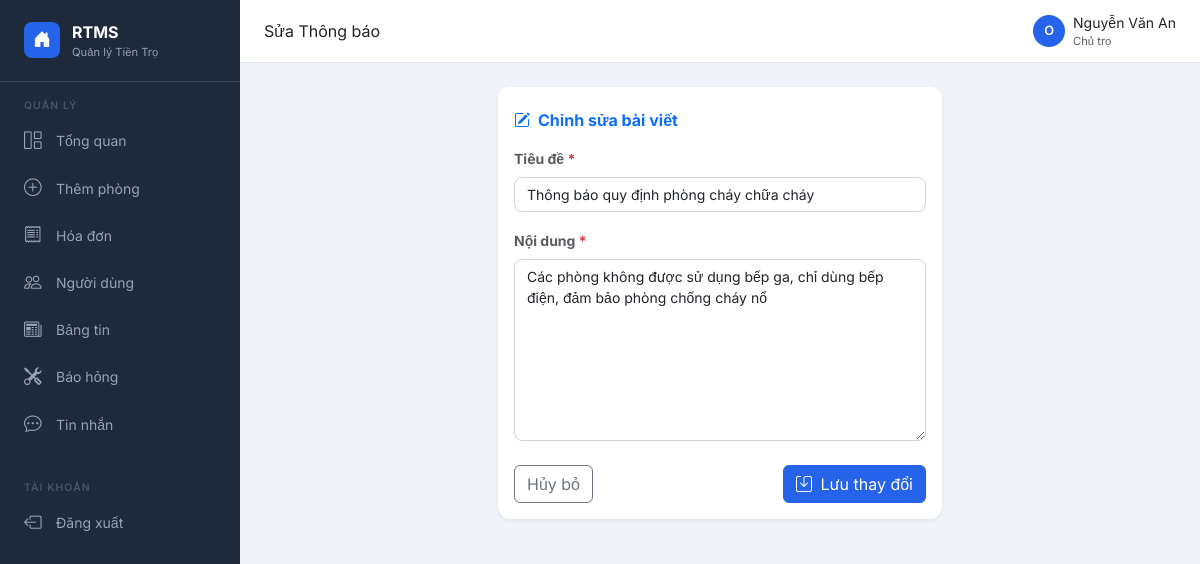
/posts/1/edit/ (signed in), run on the app's committed database.
### rooms/models.py (models this page shows, shortened)
class Post(models.Model):
    owner = models.ForeignKey(User, on_delete=models.CASCADE, related_name='posts', verbose_name='Chủ trọ')
    title = models.CharField(max_length=255, verbose_name='Tiêu đề')
    content = models.TextField(verbose_name='Nội dung')
    created_at = models.DateTimeField(auto_now_add=True)
    updated_at = models.DateTimeField(auto_now=True)
    class Meta:
        db_table = 'app_post'
        verbose_name = 'Bài viết'
        verbose_name_plural = 'Danh sách bài viết'
        ordering = ['-created_at']

### rooms/views.py (the view, shortened to what this page needs)
# urls.py: path('posts/<int:post_id>/edit/', views.post_edit, name='post_edit'),
@login_required
def post_edit(request, post_id):
    if not request.user.profile.is_owner():
        return redirect('dashboard')
    post = get_object_or_404(Post, id=post_id, owner=request.user)
    return render(request, 'rooms/post_edit.html', {'post': post})

### accounts/models.py (called while the page is built)
    def is_owner(self):
        return self.role == 'owner'

### templates/rooms/post_edit.html (shortened to what this page needs)
{% extends 'base.html' %}
{% block page_title %}Sửa Thông báo{% endblock %}
{% block content %}
<div class="row">
    <div class="col-md-6 mx-auto">
        <div class="card shadow-sm border-0 mb-4">
            <div class="card-header bg-white border-bottom-0 pt-4 pb-0">
                <h6 class="fw-bold text-primary mb-0"><i class="bi bi-pencil-square me-2"></i>Chỉnh sửa bài viết</h6>
            </div>
            <div class="card-body">
                <form method="POST">
                    <div class="mb-3">
                        <label class="form-label text-muted small fw-bold">Tiêu đề <span class="text-danger">*</span></label>
                        <input type="text" name="title" class="form-control" value="{{ post.title }}" required>
                    </div>
                    <div class="mb-3">
                        <label class="form-label text-muted small fw-bold">Nội dung <span class="text-danger">*</span></label>
                        <textarea name="content" class="form-control" rows="8" required>{{ post.content }}</textarea>
                    </div>
                    <div class="d-flex justify-content-between mt-4">
                        <a href="{% url 'post_list' %}" class="btn btn-outline-secondary">Hủy bỏ</a>
                        <button type="submit" class="btn btn-primary">
                            <i class="bi bi-save me-1"></i> Lưu thay đổi
                        </button>
                    </div>
                </form>
            </div>
        </div>
    </div>
</div>
{% endblock %}

### templates/base.html (shortened to what this page needs)
<!DOCTYPE html>
<html lang="vi">
<head>
    <link href="https://cdn.jsdelivr.net/npm/bootstrap@5.3.0/dist/css/bootstrap.min.css" rel="stylesheet">
    <link href="https://cdn.jsdelivr.net/npm/bootstrap-icons@1.11.0/font/bootstrap-icons.css" rel="stylesheet">
</head>
<body>
    {% if user.is_authenticated %}
    <nav class="sidebar">
        <div class="sidebar-brand">
            <div class="brand-icon"><i class="bi bi-house-door-fill"></i></div>
            <div>
                <div class="brand-name">RTMS</div>
                <div class="brand-sub">Quản lý Tiền Trọ</div>
            </div>
        </div>
        <div class="sidebar-section-title">Quản lý</div>
        <ul class="nav flex-column">
            {% if user.profile.is_owner %}
                <li class="nav-item">
                    <a href="{% url 'dashboard' %}"
                        class="nav-link {% if request.resolver_match.url_name == 'dashboard' %}active{% endif %}">
                        <i class="bi bi-grid-1x2"></i> Tổng quan
                    </a>
                </li>
                <li class="nav-item">
                    <a href="{% url 'room_create' %}"
                        class="nav-link {% if request.resolver_match.url_name == 'room_create' %}active{% endif %}">
                        <i class="bi bi-plus-circle"></i> Thêm phòng
                    </a>
                </li>
                <li class="nav-item">
                    <a href="{% url 'invoice_list' %}"
                        class="nav-link {% if request.resolver_match.url_name == 'invoice_list' %}active{% endif %}">
                        <i class="bi bi-receipt"></i> Hóa đơn
                    </a>
                </li>
                <li class="nav-item">
                    <a href="{% url 'user_list' %}"
                        class="nav-link {% if request.resolver_match.url_name == 'user_list' %}active{% endif %}">
                        <i class="bi bi-people"></i> Người dùng
                    </a>
                </li>
            {% endif %}
            <li class="nav-item">
                <a href="{% url 'post_list' %}"
                    class="nav-link {% if request.resolver_match.url_name == 'post_list' %}active{% endif %}">
                    <i class="bi bi-newspaper"></i> Bảng tin
                </a>
            </li>
            <li class="nav-item">
                <a href="{% url 'maintenance_list' %}"
                    class="nav-link {% if request.resolver_match.url_name == 'maintenance_list' %}active{% endif %}">
                    <i class="bi bi-tools"></i> Báo hỏng
                </a>
            </li>
            <li class="nav-item">
                <a href="{% url 'chat_view' %}"
                    class="nav-link {% if request.resolver_match.url_name == 'chat_view' %}active{% endif %}">
                    <i class="bi bi-chat-dots"></i> Tin nhắn
                </a>
            </li>
        </ul>
        <div class="sidebar-section-title mt-3">Tài khoản</div>
        <ul class="nav flex-column">
            <li class="nav-item">
                <a href="{% url 'logout' %}" class="nav-link">
                    <i class="bi bi-box-arrow-left"></i> Đăng xuất
                </a>
            </li>
        </ul>
    </nav>
    <div class="main-content">
        <div class="top-bar">
            <div>
                <span class="fw-600 text-dark">{% block page_title %}Tổng quan{% endblock %}</span>
            </div>
            <div class="d-flex align-items-center gap-2">
                <div class="user-avatar">{{ user.username|first|upper }}</div>
                <div>
                    <div class="fw-500 small">{{ user.get_full_name|default:user.username }}</div>
                    <div class="text-muted" style="font-size:0.7rem">
                        {% if user.profile.is_owner %}
                            Chủ trọ
                        {% else %}
                            Người thuê
                        {% endif %}
                    </div>
                </div>
            </div>
        </div>
        <div class="page-content">
    {% else %}
    <div class="container mt-5">
    {% endif %}
        {% block content %}{% endblock %}
    {% if user.is_authenticated %}
        </div>
    </div>
    {% else %}
    </div>
    {% endif %}
</body>
</html>

### templates/base.html (style rules this page uses)
:root { --sidebar-width: 240px; --primary: #2563eb; --primary-dark: #1d4ed8; --sidebar-bg: #1e293b; --sidebar-text: #94a3b8; --sidebar-active: #2563eb; }
* { font-family: 'Inter', sans-serif; }
body { background: #f1f5f9; }
.sidebar { width: var(--sidebar-width); background: var(--sidebar-bg); min-height: 100vh; position: fixed; left: 0; top: 0; z-index: 100; padding-top: 0; }
.sidebar-brand { padding: 1.25rem 1.5rem; border-bottom: 1px solid #334155; display: flex; align-items: center; gap: 0.75rem; }
.sidebar-brand .brand-icon { width: 36px; height: 36px; background: var(--primary); border-radius: 8px; display: flex; align-items: center; justify-content: center; color: white; font-size: 1.1rem; }
.sidebar-brand .brand-name { color: white; font-weight: 700; font-size: 1rem; }
.sidebar-brand .brand-sub { color: var(--sidebar-text); font-size: 0.7rem; }
.sidebar .nav-link { color: var(--sidebar-text); padding: 0.65rem 1.5rem; display: flex; align-items: center; gap: 0.75rem; border-radius: 0; transition: all 0.2s; font-size: 0.875rem; }
.sidebar .nav-link i { font-size: 1.1rem; width: 20px; }
.sidebar-section-title { padding: 1rem 1.5rem 0.25rem; color: #475569; font-size: 0.65rem; text-transform: uppercase; letter-spacing: 0.1em; font-weight: 600; }
.main-content { margin-left: var(--sidebar-width); min-height: 100vh; }
.top-bar { background: white; border-bottom: 1px solid #e2e8f0; padding: 0.75rem 1.5rem; display: flex; align-items: center; justify-content: space-between; }
.page-content { padding: 1.5rem; }
.card { border: 1px solid #e2e8f0; border-radius: 12px; box-shadow: 0 1px 3px rgba(0, 0, 0, 0.05); }
.card-header { background: white; border-bottom: 1px solid #f1f5f9; border-radius: 12px 12px 0 0 !important; }
.form-label { font-weight: 500; font-size: 0.875rem; color: #374151; }
.form-control, .form-select { border-color: #d1d5db; border-radius: 8px; font-size: 0.875rem; }
.btn-primary { background: var(--primary); border-color: var(--primary); }
.user-avatar { width: 32px; height: 32px; border-radius: 50%; background: var(--primary); color: white; display: flex; align-items: center; justify-content: center; font-size: 0.8rem; font-weight: 600; }

### data on the page
Post: title "Thông báo quy định phòng cháy chữa cháy", content "Các phòng không được sử dụng bếp ga, chỉ dùng bếp điện, đảm bảo phòng chống cháy nổ"

### other printed values
{{ user.username|first|upper }} "O"
{{ user.get_full_name|default:user.username }} "Nguyễn Văn An"
